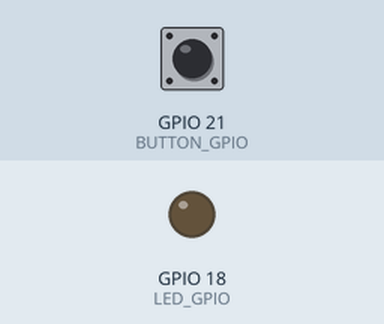
A program run on a simulated ESP32. Shown: output pins drawn as LEDs (lit = HIGH). The inputs (shaded band) are chosen by the test bench; at power-on: GPIO 21 (BUTTON_GPIO) HIGH.

Above: at 0.8 s.
0.9 s: GPIO 21 (BUTTON_GPIO) pulled LOW for 0.15 s
At 0.98 s:
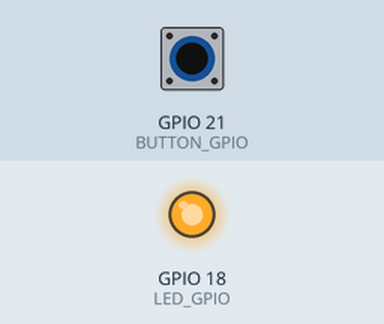
2.5 s: GPIO 21 (BUTTON_GPIO) pulled LOW for 3.2 s
At 6.3 s:
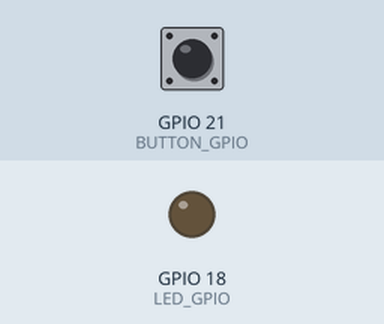
Timing chart, 0 to 7.8 s (numbered marks = the images above; inputs shaded):
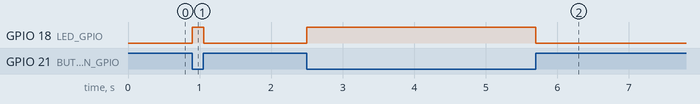

The program:

main.cpp
```cpp
#include "driver/gpio.h"
#include "esp_err.h"
#include "esp_log.h"
#include "freertos/FreeRTOS.h"
#include "freertos/task.h"

static const char *TAG = "LAB5";

constexpr gpio_num_t LED_GPIO = GPIO_NUM_18;

constexpr gpio_num_t BUTTON_GPIO = GPIO_NUM_21;


extern "C" void app_main(void) {
  // 1. Configure the LED output
  gpio_config_t led_config = {};
  led_config.pin_bit_mask = (1ULL << LED_GPIO);
  led_config.mode = GPIO_MODE_OUTPUT;
  led_config.pull_up_en = GPIO_PULLUP_DISABLE;
  led_config.pull_down_en = GPIO_PULLDOWN_DISABLE;
  led_config.intr_type = GPIO_INTR_DISABLE;
  ESP_ERROR_CHECK(gpio_config(&led_config));
  ESP_ERROR_CHECK(gpio_set_level(LED_GPIO, 0));
  // 2. Configure the button input
  gpio_config_t button_config = {};
  button_config.pin_bit_mask = (1ULL << BUTTON_GPIO);
  button_config.mode = GPIO_MODE_INPUT;
  button_config.pull_up_en = GPIO_PULLUP_ENABLE;
  button_config.pull_down_en = GPIO_PULLDOWN_DISABLE;
  button_config.intr_type = GPIO_INTR_DISABLE;
  ESP_ERROR_CHECK(gpio_config(&button_config));
  ESP_LOGI(TAG, "GPIO initialized");
  // Remember the previous button state
  bool previousPressed = gpio_get_level(BUTTON_GPIO) == 0;
  while (true) {
    // Read button
    bool pressed = gpio_get_level(BUTTON_GPIO) == 0;
    // Control LED
    gpio_set_level(LED_GPIO, pressed ? 1 : 0);
    // Log only when the input changes
    if (pressed != previousPressed) {
      ESP_LOGI(TAG, "Button: %s", pressed ? "PRESSED" : "RELEASED");
      previousPressed = pressed;
    }
    // Poll every 20ms
    vTaskDelay(pdMS_TO_TICKS(20));
  }
}
```

Measured:
- after the input at 0.9 s, GPIO 18 (LED_GPIO): LOW → HIGH at once, → LOW 0.16 s later
- after the input at 2.5 s, GPIO 18 (LED_GPIO): LOW → HIGH at once, → LOW 3.2 s later
